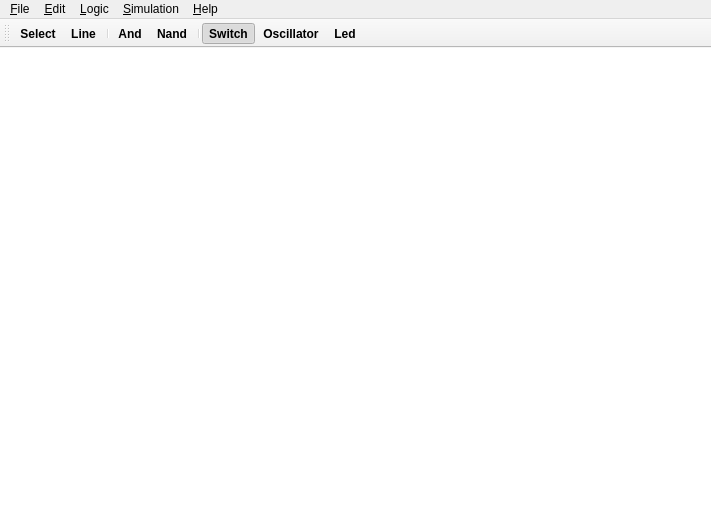
<?xml version="1.0" encoding="UTF-8"?>
<ui version="4.0">
 <class>MainWindow</class>
 <widget class="QMainWindow" name="MainWindow">
  <property name="geometry">
   <rect>
    <x>0</x>
    <y>0</y>
    <width>711</width>
    <height>515</height>
   </rect>
  </property>
  <property name="windowTitle">
   <string>QLogic</string>
  </property>
  <widget class="QWidget" name="centralWidget">
   <layout class="QHBoxLayout" name="horizontalLayout">
    <property name="margin">
     <number>0</number>
    </property>
    <item>
     <widget class="View" name="view">
      <property name="styleSheet">
       <string notr="true">background: url(&quot;:/res/img/bg.png&quot;) qradialgradient(spread:pad, cx:0.5, cy:0.5, radius:0.5, fx:0.5, fy:0.5, stop:0 rgba(255, 255, 255, 255), stop:1 rgba(180, 180, 180, 255));
border: none;</string>
      </property>
      <property name="renderHints">
       <set>QPainter::Antialiasing|QPainter::TextAntialiasing</set>
      </property>
     </widget>
    </item>
   </layout>
  </widget>
  <widget class="QMenuBar" name="menuBar">
   <property name="geometry">
    <rect>
     <x>0</x>
     <y>0</y>
     <width>711</width>
     <height>25</height>
    </rect>
   </property>
   <widget class="QMenu" name="menu_File">
    <property name="title">
     <string>&amp;File</string>
    </property>
    <addaction name="actionUseOpenGL"/>
   </widget>
   <widget class="QMenu" name="menu_Edit">
    <property name="title">
     <string>&amp;Edit</string>
    </property>
   </widget>
   <widget class="QMenu" name="menu_Logic">
    <property name="title">
     <string>&amp;Logic</string>
    </property>
    <addaction name="actionSelect"/>
    <addaction name="actionLine"/>
    <addaction name="separator"/>
    <addaction name="actionAnd"/>
    <addaction name="actionNand"/>
    <addaction name="separator"/>
    <addaction name="actionSwitch"/>
    <addaction name="actionOscillator"/>
    <addaction name="actionLed"/>
   </widget>
   <widget class="QMenu" name="menu_Simulation">
    <property name="title">
     <string>&amp;Simulation</string>
    </property>
   </widget>
   <widget class="QMenu" name="menu_Help">
    <property name="title">
     <string>&amp;Help</string>
    </property>
   </widget>
   <addaction name="menu_File"/>
   <addaction name="menu_Edit"/>
   <addaction name="menu_Logic"/>
   <addaction name="menu_Simulation"/>
   <addaction name="menu_Help"/>
  </widget>
  <widget class="QToolBar" name="toolBar">
   <property name="font">
    <font>
     <weight>75</weight>
     <bold>true</bold>
    </font>
   </property>
   <property name="windowTitle">
    <string>toolBar</string>
   </property>
   <property name="iconSize">
    <size>
     <width>48</width>
     <height>48</height>
    </size>
   </property>
   <property name="toolButtonStyle">
    <enum>Qt::ToolButtonTextUnderIcon</enum>
   </property>
   <attribute name="toolBarArea">
    <enum>TopToolBarArea</enum>
   </attribute>
   <attribute name="toolBarBreak">
    <bool>false</bool>
   </attribute>
   <addaction name="actionSelect"/>
   <addaction name="actionLine"/>
   <addaction name="separator"/>
   <addaction name="actionAnd"/>
   <addaction name="actionNand"/>
   <addaction name="separator"/>
   <addaction name="actionSwitch"/>
   <addaction name="actionOscillator"/>
   <addaction name="actionLed"/>
  </widget>
  <action name="actionSwitch">
   <property name="checkable">
    <bool>true</bool>
   </property>
   <property name="checked">
    <bool>true</bool>
   </property>
   <property name="enabled">
    <bool>true</bool>
   </property>
   <property name="icon">
    <iconset resource="qlogic.qrc">
     <normaloff>:/res/img/switch_on.svg</normaloff>:/res/img/switch_on.svg</iconset>
   </property>
   <property name="text">
    <string>S&amp;witch</string>
   </property>
  </action>
  <action name="actionSelect">
   <property name="checkable">
    <bool>true</bool>
   </property>
   <property name="checked">
    <bool>false</bool>
   </property>
   <property name="icon">
    <iconset resource="qlogic.qrc">
     <normaloff>:/res/img/arrow.svg</normaloff>:/res/img/arrow.svg</iconset>
   </property>
   <property name="text">
    <string>&amp;Select</string>
   </property>
  </action>
  <action name="actionLed">
   <property name="checkable">
    <bool>true</bool>
   </property>
   <property name="icon">
    <iconset resource="qlogic.qrc">
     <normaloff>:/res/img/led_on.svg</normaloff>:/res/img/led_on.svg</iconset>
   </property>
   <property name="text">
    <string>L&amp;ed</string>
   </property>
  </action>
  <action name="actionLine">
   <property name="checkable">
    <bool>true</bool>
   </property>
   <property name="icon">
    <iconset resource="qlogic.qrc">
     <normaloff>:/res/img/line.svg</normaloff>:/res/img/line.svg</iconset>
   </property>
   <property name="text">
    <string>&amp;Line</string>
   </property>
  </action>
  <action name="actionUseOpenGL">
   <property name="checkable">
    <bool>true</bool>
   </property>
   <property name="text">
    <string>Use OpenGL</string>
   </property>
  </action>
  <action name="actionAnd">
   <property name="checkable">
    <bool>true</bool>
   </property>
   <property name="icon">
    <iconset resource="qlogic.qrc">
     <normaloff>:/res/img/andgate.svg</normaloff>:/res/img/andgate.svg</iconset>
   </property>
   <property name="text">
    <string>&amp;And</string>
   </property>
  </action>
  <action name="actionOscillator">
   <property name="checkable">
    <bool>true</bool>
   </property>
   <property name="icon">
    <iconset resource="qlogic.qrc">
     <normaloff>:/res/img/oscillator.svg</normaloff>:/res/img/oscillator.svg</iconset>
   </property>
   <property name="text">
    <string>&amp;Oscillator</string>
   </property>
  </action>
  <action name="actionNand">
   <property name="checkable">
    <bool>true</bool>
   </property>
   <property name="icon">
    <iconset resource="qlogic.qrc">
     <normaloff>:/res/img/nandgate.svg</normaloff>:/res/img/nandgate.svg</iconset>
   </property>
   <property name="text">
    <string>&amp;Nand</string>
   </property>
  </action>
 </widget>
 <layoutdefault spacing="6" margin="11"/>
 <customwidgets>
  <customwidget>
   <class>View</class>
   <extends>QGraphicsView</extends>
   <header>view.h</header>
  </customwidget>
 </customwidgets>
 <resources>
  <include location="qlogic.qrc"/>
 </resources>
 <connections/>
</ui>
